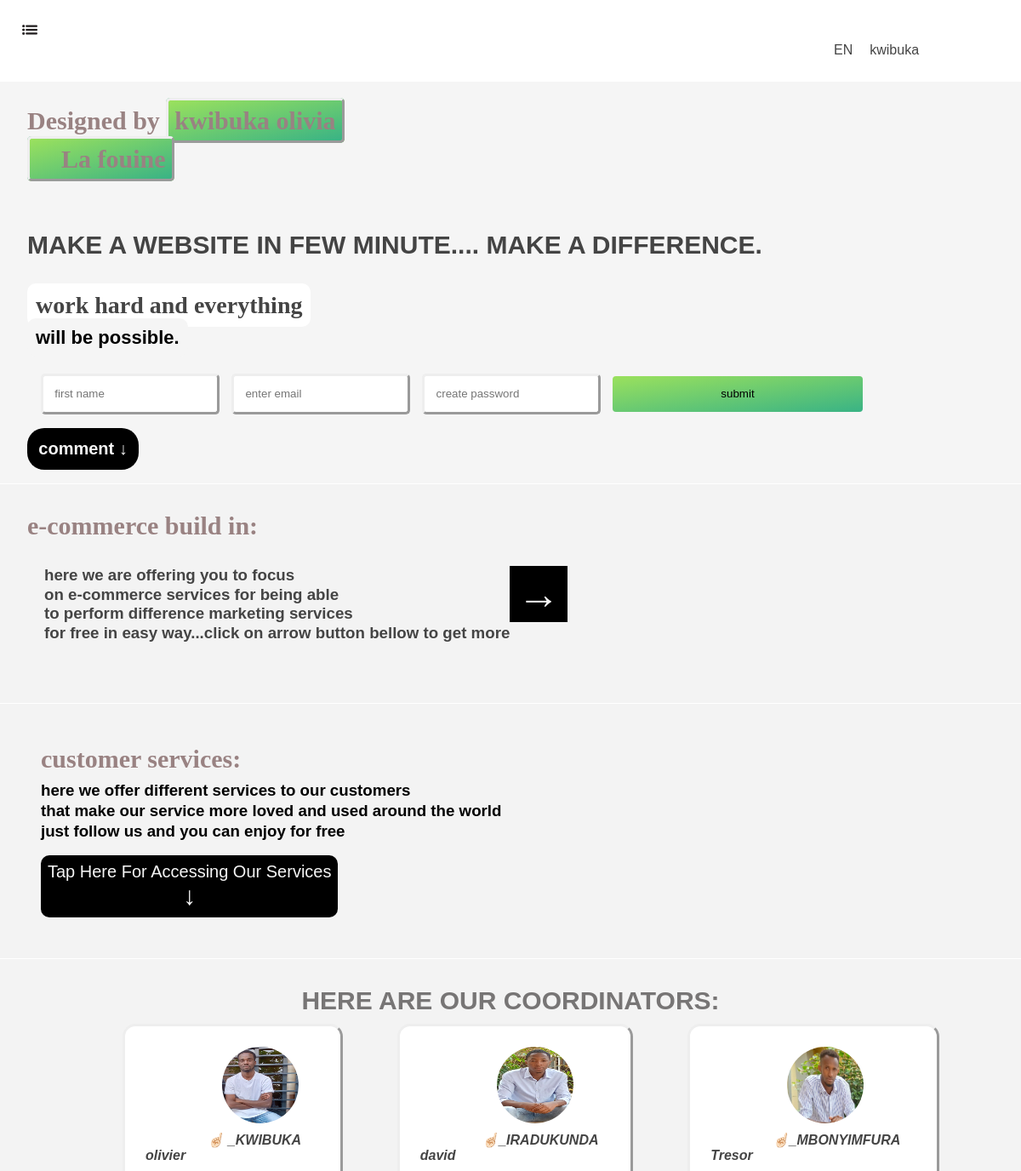
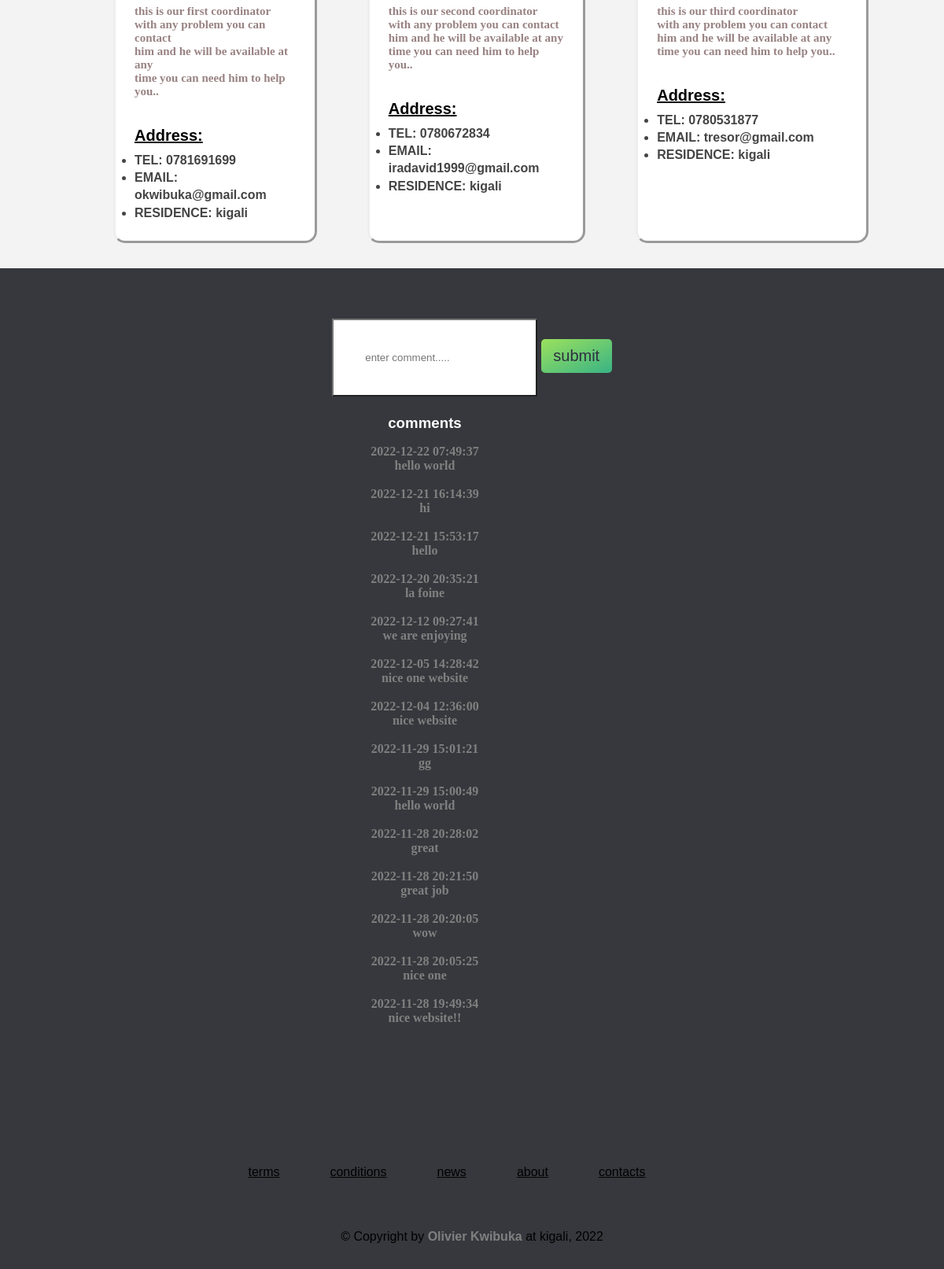
/index.php (signed in), run on the app's committed database (2 pictures, top to bottom).
### tables this page shows
CREATE TABLE `users` (
  `id` bigint(20) NOT NULL,
  `user_id` bigint(20) NOT NULL,
  `user_name` varchar(100) NOT NULL,
  `password` varchar(100) NOT NULL,
  `date` timestamp NOT NULL DEFAULT current_timestamp() ON UPDATE current_timestamp(),
  `email` varchar(100) DEFAULT NULL
);

CREATE TABLE `comment` (
  `id` bigint(20) NOT NULL,
  `comment` varchar(100) NOT NULL,
  `date` timestamp NOT NULL DEFAULT current_timestamp() ON UPDATE current_timestamp()
);

### html/function.php (called while the page is built, shortened)
<?php
 function check_login($con)
 {
    if(isset($_SESSION['user_id']))
    {
        $id = $_SESSION['user_id'];
        $query = "select * from users where user_id = '$id' limit 1";
        $result = mysqli_query($con , $query);
        if($result && mysqli_num_rows($result) > 0)
        {
            $user_data = mysqli_fetch_assoc($result);
            return $user_data;
        }
    }
    die;
 }

### html/index.php (the view, shortened to what this page needs)
<?php
include("connection.php");
include("function.php");
$user_data = check_login($con);
?>
<html lang="en">
<head>
    <link rel="stylesheet" href="../css/style.css">
</head>
<body>
    <div class="container">
       <section>
       <div class="header">
           <nav>
        <img src="../images/menu.png" alt=" menu-image" class="nav-img">
        <ul class="nav-ul">
            <li class="nav-li lang">EN</li>
             <li class="nav-li log users"><?php echo $user_data['user_name']?>
    </li>
        </ul>
           </nav>
       </div>
    </section>
    <section class="web-intro signUp-intro">
        <h1>Designed by <span class="highlight"> kwibuka olivia</span> <br>
            <span class="highlight"> &nbsp; &nbsp;  La fouine </span></h1>
            <br><br>
        <h3><div class="web-intro-effect1" id="web"> Make a website in few minute....
        make a difference. </div><br>
        <span class="web-intro-effect2"> work hard and everything </span><br>
        <span class="web-intro-effect3">will be possible.</span>
        </h3>
         <form action="index.php" method="post" class="sign-up" >
            <input type="text" name="name" class="sign-up-value" placeholder="first name">
            <input type="email" name="email" class="sign-up-value" placeholder="enter email">
            <input type="password" name="password" class="sign-up-value" placeholder="create password">
            <button class="sign-up-btn" name="submits">submit</button>
        </form>
        <button class="scroll scroll-to-comment"> <span class="scroll-cont">
            comment &downarrow;  </span> </button>
    </section>
    <section class="commerce-div" id="commerce">
        <h1>e-commerce build in:</h1>
        <div class="e-commerce">
        <div class="e-commerce-content">
        <h3>here we are offering you to focus <br>
        on e-commerce services for being able <br>
    to perform difference marketing services <br>
for free in easy way...click on arrow button bellow to get more</h3>
<br><br>
        </div>
        <div>
<button class="e-commerce-arrow scroll-button"> <span class="e-commerce-arrow2">
    &rightarrow;  </span></button> &nbsp; &nbsp; &nbsp; &nbsp; &nbsp;  &nbsp;
</div>
</div>
    </section>
    <section class="customer-div" >
        <h1>
            customer services:
        </h1>
        <div class="customer-content">
       <h3>here we offer different services to our customers <br>
    that make our service more loved and used around the world <br>
just follow us and you can enjoy for free</h3>
</div>
<button class="customer-services-btn"> <span class="customer-services-content"> tap here for accessing
    our services</span> <br>
    <span class="customer-services-arrow"> &downarrow; </span></button>
    </section>
    <section class="coordinators" >
        <h3>
            here are our coordinators:
        </h3>
        <div class="coordinators-addresses">
            <div class="coordinator-one">
                <img src="../images/me.jpg" alt=" cordinator-one-img" class="cordinator-one-img">
                <cite> ☝🏻
                    _KWIBUKA olivier</cite>
                <blockquote> this is our first coordinator <br>
                with any problem you can contact <br>
            him and he will be available at any <br>
        time you can need him to help you.. </blockquote>
        <br>  <br>
        <span class="adress"><u>Address:</u> </span>
        <ul>
            <li>
                <span class="coordinator-address"> TEL:</span> 0781691699
            </li>
           <li>
            <span class="coordinator-address"> EMAIL:</span> okwibuka@gmail.com
           </li>
           <li>
            <span class="coordinator-address">RESIDENCE:</span> kigali
           </li>
        </ul>
            </div>
            <div class="coordinator-two">
                <img src="../images/david.jpg" alt=" cordinator-two-img"class= "cordinator-two-img">
                <cite> ☝🏻_IRADUKUNDA david</cite>
               <blockquote>this is our second coordinator <br>
                with any problem you can contact <br>
            him and he will be available at any <br>
        time you can need him to help you.. </blockquote>
        <br>  <br>
        <span class="adress"><u>Address:</u> </span>
        <ul>
            <li>
                <span class="coordinator-address"> TEL:</span> 0780672834
            </li>
           <li>
            <span class="coordinator-address"> EMAIL:</span> iradavid1999@gmail.com
           </li>
           <li>
            <span class="coordinator-address">RESIDENCE:</span> kigali
           </li>
        </ul>
            </div>
            <div class="coordinator-three">
                <img src="../images/tresor.jpg" alt=" cordinator-three-img" class="cordinator-three-img">
                <cite> ☝🏻_MBONYIMFURA Tresor</cite>
                <blockquote> this is our third coordinator <br>
                with any problem you can contact <br>
            him and he will be available at any <br>
        time you can need him to help you.. </blockquote>
        <br>  <br>
        <span class="adress"><u>Address:</u> </span>
        <ul>
            <li>
                <span class="coordinator-address"> TEL:</span> 0780531877
            </li>
           <li>
            <span class="coordinator-address"> EMAIL:</span> tresor@gmail.com
           </li>
           <li>
            <span class="coordinator-address">RESIDENCE:</span> kigali
           </li>
        </ul>
            </div>
        </div>
    </section>
    <section class="footer" id="comment" style="">
        <div class="comment">
            <form action="" method="post">
       <input type="text" name="comment" required placeholder="enter comment....." class="comment-input">
<button name="commentBtn" class="comment-btn"> <span class="comment-submit"> submit </span></button>
</form>
<div class="comment-container">
    <div class="comment-header">
        <h3>comments</h3>
    </div>
    <div class="comment-body">
    <?php
                        $query =" select * from comment order by date desc";
                        $result = mysqli_query($con , $query);
                        $resultCheck = mysqli_num_rows($result);
                        if($resultCheck > 0)
                        {
                            while($row = mysqli_fetch_assoc($result))
                            {
                                echo $row['date']. "<br>";
                                echo  $row['comment'] . "<br>";
                                echo "<br>";
                            }
                        }
                        else
                        {
                            echo "no comment found";
                        }
                        ?>
    </div>
</div>
    </div>
    <div class="copyright">
        <div class="end-nav">
        <ul>
            <li>
                <a href="">
                terms</a>
            </li>
            <li>
                <a href="">
                conditions
            </a>
            </li>
            <li>
                <a href="">
                    news
                </a>
            </li>
            <li>
                <a href="">
                    about
                </a>
            </li>
            <li>
                <a href="">contacts</a>
            </li>
        </ul>
    </div>
    <div class="copyright-info">
        &copy; Copyright by
 <span>Olivier Kwibuka </span> at
  kigali, 2022
    </div>
    </div>
    </section>
    </div>
</body>
</html>

### data on the page
users: user_name "kwibuka"
comment: date "2022-12-22 07:49:37", comment "hello world"
comment: date "2022-12-21 16:14:39", comment "hi"
comment: date "2022-12-21 15:53:17", comment "hello"
comment: date "2022-12-20 20:35:21", comment "la foine"
comment: date "2022-12-12 09:27:41", comment "we are enjoying"
comment: date "2022-12-05 14:28:42", comment "nice one website"
comment: date "2022-12-04 12:36:00", comment "nice website"
comment: date "2022-11-29 15:01:21", comment "gg"
comment: date "2022-11-29 15:00:49", comment "hello world"
comment: date "2022-11-28 20:28:02", comment "great"
comment: date "2022-11-28 20:21:50", comment "great job"
comment: date "2022-11-28 20:20:05", comment "wow"
comment: date "2022-11-28 20:05:25", comment "nice one"
comment: date "2022-11-28 19:49:34", comment "nice website!!"
